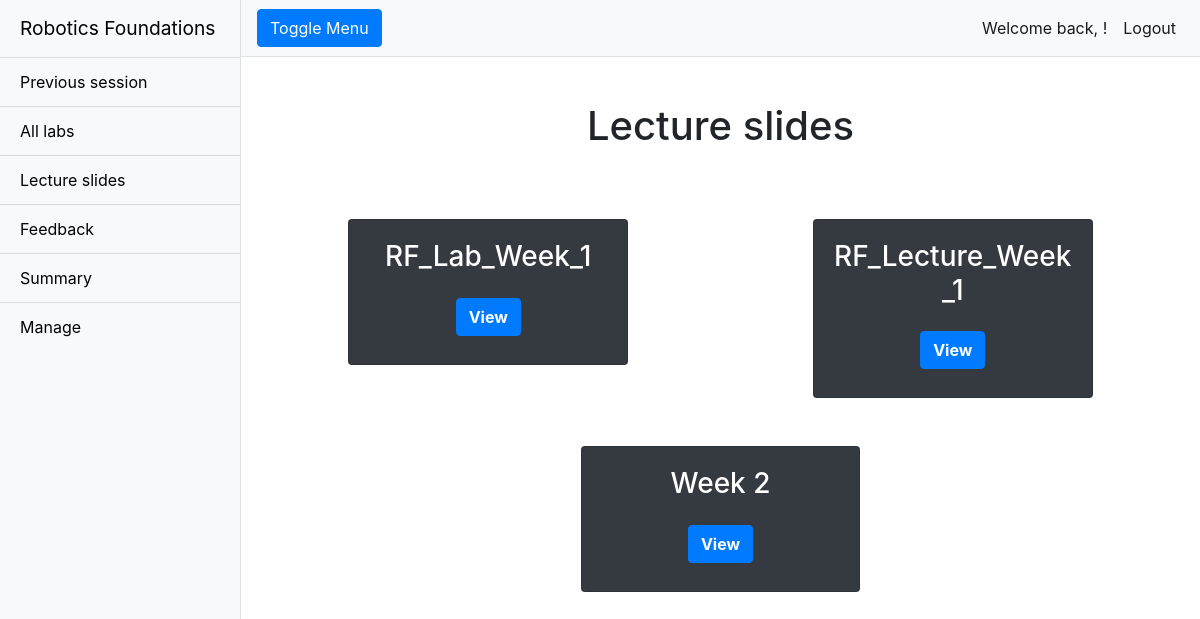
Page /rfwa/lectureslides/ (signed in) on the earlier database version.
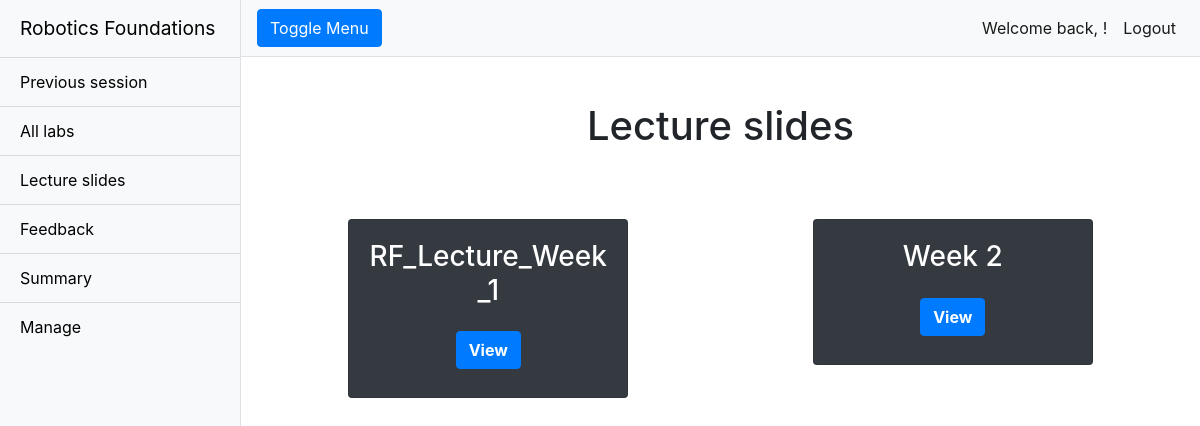
Same page on the later database version.
### rfwa/models.py (models this page shows, shortened)
class Slide(models.Model):
    name = models.CharField(max_length = 128)
    lecture_Files = models.FileField(upload_to='slides/')
    slug = models.SlugField(primary_key = True, blank = True)

### rfwa/views.py (the view)
# urls.py: path('lectureslides/', views.lectureslides, name='lectureslides'),
def lectureslides(request):
    slides = Slide.objects.order_by('name')
    return render(request, 'rfwa/lectureslides.html', {'slides':slides})

### templates/rfwa/lectureslides.html (shortened to what this page needs)
{% extends "rfwa/base.html" %}
{% block body_block %}
<div class="container-fluid">
  <h1 class="mt-4">Lecture slides</h1>
  {% if slides %}
  <div class="container-fluid mt-5">
    {% for slide in slides %}
    {% cycle 'row' '' as row silent %}
    {% if row %}
    <div class="row justify-content-around">
      {% endif %}
      <div class="col-sm-10 col-md-10 col-lg-4 mb-5">
        <div class="card bg-dark text-white mx-auto">
          <div class="card-body text-center">
            <h3 class="card-title">{{slide.name}}</h3>
            <div class="row pb-2 justify-content-around mt-4">
              <button class="btn btn-primary font-weight-bold loadProjectButton" rel="noopener noreferrer"
                onclick=" window.open('../../media/{{slide.lecture_Files}}','_blank')">View</button>
            </div>
          </div>
        </div>
      </div>
      {% if not row %}
    </div>
    {% endif %}
    {% endfor %}
    {% else %}
    <h2 class="text-center mt-5">There are currently no slides to show.</h2>
    {% endif %}
  </div>
</div>
{% endblock %}

Differences in the rows shown:
removed Slide: name "RF_Lab_Week_1"
